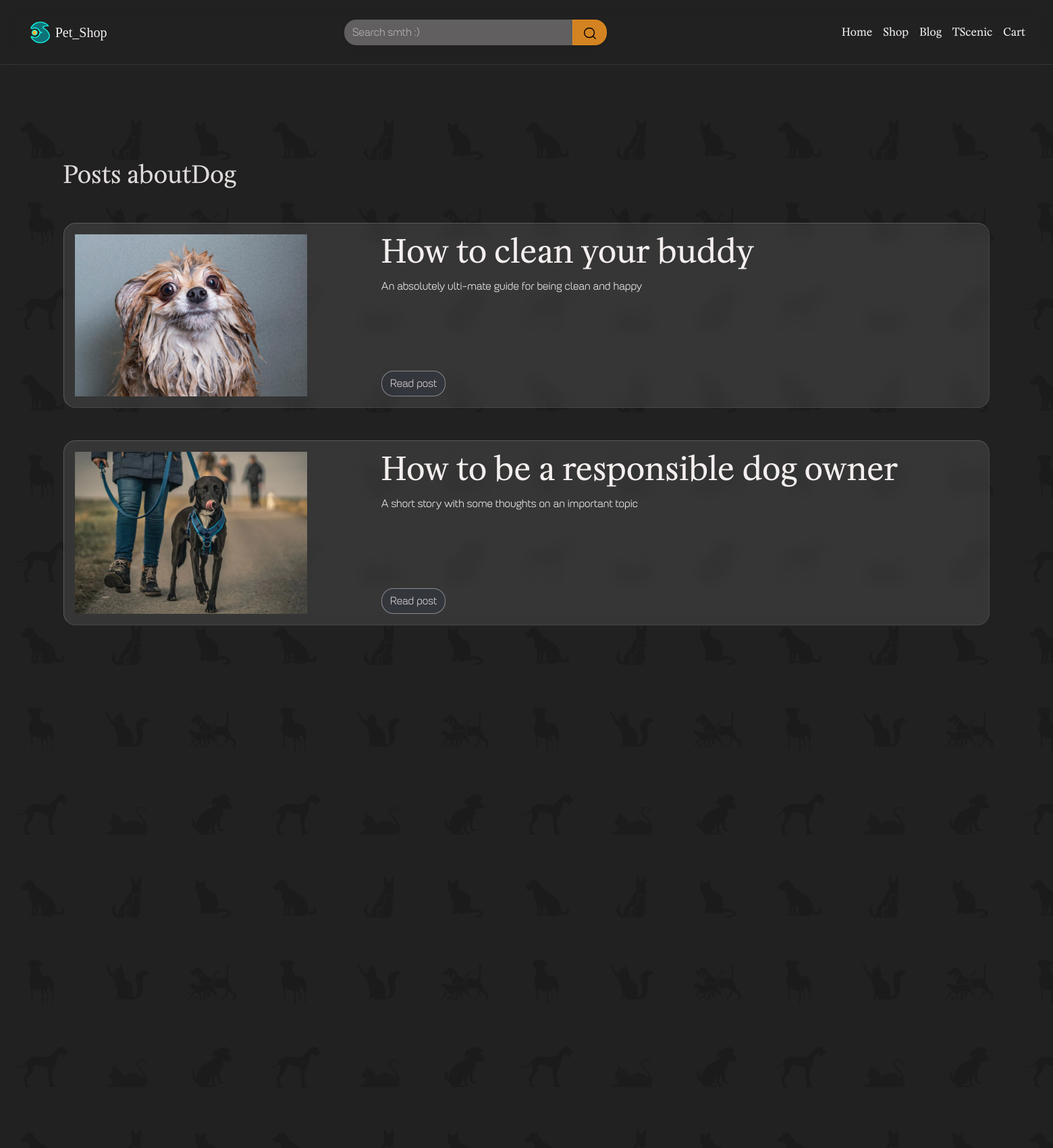
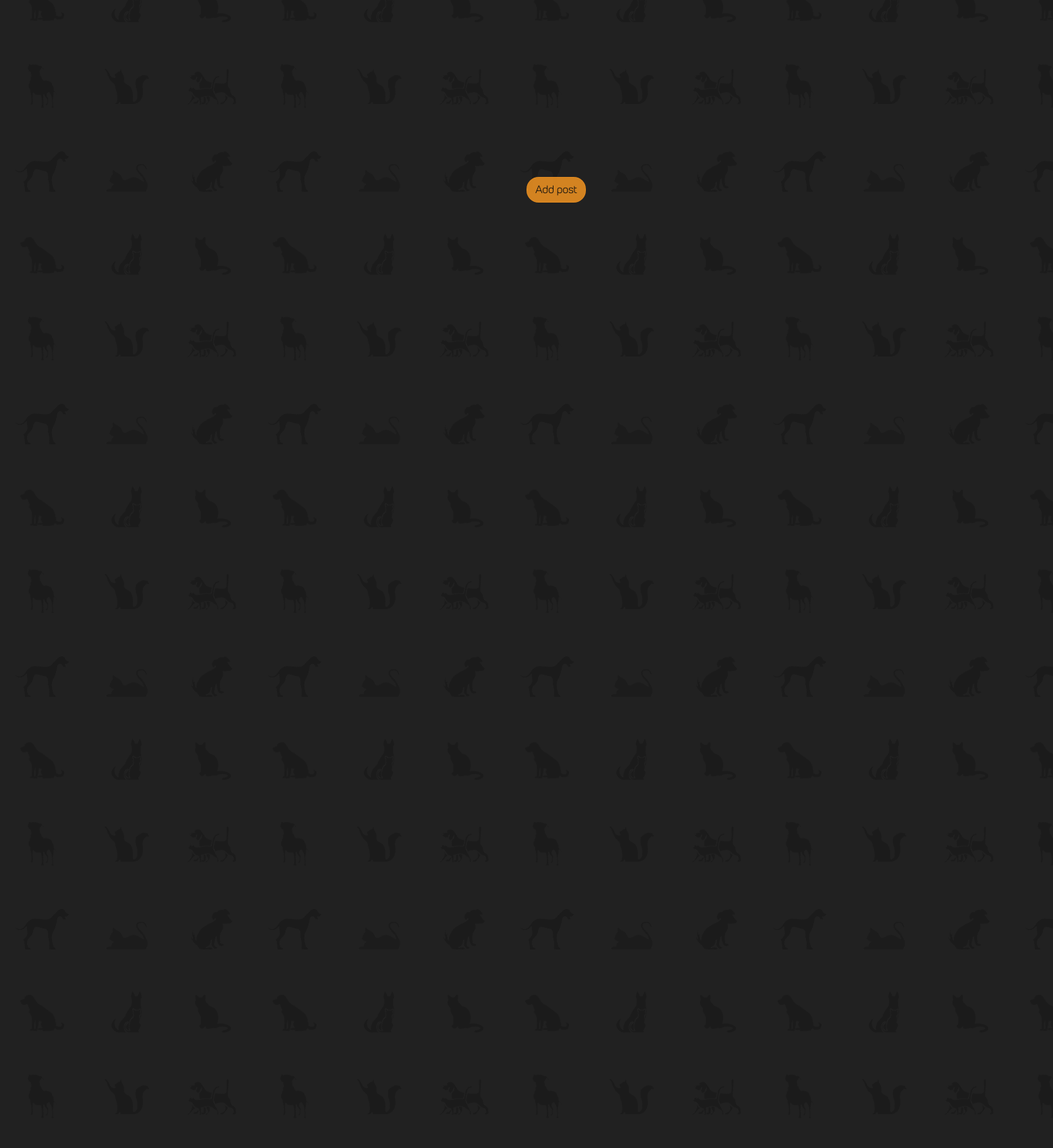
/tag/dog/ (signed in, upper part), run on the app's committed database (2 pictures, top to bottom).
### User/models.py (models this page shows, shortened)
class User(AbstractUser):
    profile_photo = models.ImageField(upload_to='avatars/%Y/%m/%d', blank=True,
                                      default='Images/default_avatar.webp',
                                      verbose_name='Avatar')
    user_slug = models.SlugField(unique=True)

### Blog/models.py (models this page shows, shortened)
class Post(models.Model):
    class Status(models.IntegerChoices):
        DRAFT = 0, 'Draft'
        PUBLISHED = 1, 'Published'
    author = models.ForeignKey(User, on_delete=models.CASCADE, related_name='author')
    title = models.CharField(max_length=50, db_index=True)
    slug = models.SlugField(max_length=75, unique=True, db_index=True, verbose_name='URL')
    main_photo = models.ImageField(upload_to='blog_photos/%Y/%m/%d',
                                   blank=True, verbose_name='Main photo')
    summary = models.TextField(max_length=255, db_index=True)
    content = models.TextField(db_index=True)
    time_create = models.DateTimeField(auto_now_add=True)
    time_updated = models.DateTimeField(auto_now=True)
    is_published = models.BooleanField(default=False)
    tags = models.ManyToManyField('PostTag', blank=True, related_name='tags')
    objects = models.Manager()
    published = PublishedManager()
    class Meta:
        ordering = ['-time_create']
        indexes = [
            models.Index(fields=['-time_create'])
        ]

### Blog/views.py (the view)
# urls.py: path('tag/<slug:tag_slug>/', views.TagView.as_view(), name='post_tags'),
class TagView(ListView):
    template_name = 'Blog/Tags.html'
    allow_empty = False
    def get_context_data(self, *, object_list=None, **kwargs):
        context = super().get_context_data(**kwargs)
        tag = get_tag(PostTag, self)
        context['title'] = 'Posts about' + tag.tag_name.title()
        return context
    def get_queryset(self):
        return get_posts_by_tag(get_published_posts(), self.kwargs['tag_slug'])

### Blog/services.py (called while the page is built)
def get_published_posts():
    return Post.objects.filter(is_published=True)

def get_tag(model, instance):
    return model.objects.get(tag_slug=instance.kwargs['tag_slug'])

def get_posts_by_tag(queryset, tag):
    return queryset.filter(tags__tag_slug=tag)

### Blog/templates/Blog/Tags.html (shortened to what this page needs)
{% extends 'base.html' %}
{% block content %}
    <div class="main_container min-vh-100 mt-5">
        <div class="main_block mt-5 mb-5">
        <h3>{{ title }}</h3>
            {% for p in object_list %}
                <div class="clearfix back-drop blog_post p-3 mt-5">
                    <div class="row">
                        <div class="col-4">
                            {% if p.main_photo %}
                                <img src="{{ p.main_photo.url }}" width="80%" style="max-height: 15rem; object-fit: cover" alt="">
                            {% endif %}
                        </div>
                        <div class="col-8 position-relative">
                            <h2>{{ p.title }}</h2>
                            <p>{{ p.summary }}</p>
                            <a class="btn position-absolute bottom-0" href="../../blog/{{ p.slug }}/">Read post</a>
                        </div>
                    </div>
                </div>
            {% endfor %}
        </div>
    </div>
{% endblock %}
{% block button %}
<a href="add_post/" class="btn btn-primary add_post_btn">Add post</a>
{% endblock %}

### templates/base.html (shortened to what this page needs)
<!DOCTYPE html>
<html lang="en">
<head>
    {% load static %}
    <link href="https://cdn.jsdelivr.net/npm/bootstrap@5.3.2/dist/css/bootstrap.min.css" rel="stylesheet"
>
    <link href={% static 'css/bootstrap_skin.css' %} rel="stylesheet" media="screen">
    <link href={% static 'css/skin_default.css' %} rel="stylesheet" media="screen">
</head>
<body>
<nav class="autohide navbar navbar-expand-lg sticky-top justify-content-between back-drop">
    <a class="nav-link active mx-4" href="#">
        <div class="row align-items-center m-2">
            <div class="col"><img src="{% static 'Images/favicon_lg.png' %}" style="height: 2rem"></div>
            <div class="col" style="margin-left: -1rem; margin-top: 1rem"><p class="fs-5"
                                                                             style="font-family: Judson,serif">
                Pet_Shop</p></div>
        </div>
    </a>
    <div class="d-none d-sm-block w-25 justify-content-center justify-content-center align-content-center mx-4">
        <div class="input-group">
            <input class="shadow-sm form-control main-btn-ps back-drop" type="search" placeholder="Search smth :)"
                   id="example-search-input">
            <button class="shadow-sm btn btn-primary search_btn" type="button" style="align-content: start">
                <img src="{% static 'Images/Search.svg' %}" style="width: 75%">
            </button>
        </div>
    </div>
    <div class="d-flex w-auto align-self-center mx-4" style="top: -1rem">
        <div class="collapse navbar-collapse align-content-center m-2" id="navbarSupportedContent">
            <ul class="navbar-nav me-auto mb-2 mb-lg-0 align-content-end">
                <li class="nav-item">
                    <a class="nav-link active" aria-current="page" href="/">Home</a>
                </li>
                <li class="nav-item">
                    <a class="nav-link active" aria-current="page" href="#">Shop</a>
                </li>
                <li class="nav-item">
                    <a class="nav-link active" aria-current="page" href="/blog">Blog</a>
                </li>
                <li class="nav-item">
                    {% if user.is_authenticated %}
                    <a class="nav-link active" aria-current="page" href="/accounts/profile">{{ user.username | capfirst }}</a>
                    {% else %}
                    <a class="nav-link active" aria-current="page" href="/login">User</a>
                    {% endif %}
                </li>
                <li class="nav-item">
                    <a class="nav-link active" aria-current="page" href="#">Cart</a>
                </li>
            </ul>
        </div>
    </div>
</nav>
<div class="wrapper_ps">
    <div class="content_ps">
        <img src={% static 'Images/Bg_tile_l.png' %} data-speed=".2" style="position: absolute; z-index: -5">
        {% block content %}{% endblock %}
    </div>
{% block button %}
{% endblock %}
</div>
</body>
</html>

### static/css/skin_default.css (style rules this page uses)
body { background-color: #212121; color: rgb(244, 239, 238); }
h2 { color: rgb(244, 239, 238); }
h3 { color: rgba(244, 239, 238, 0.9); }
a { color: rgba(13, 115, 119, 1) }
.back-drop { backdrop-filter: blur(10px); }
.blog_post { background-color: rgba(244, 239, 238, 0.1); border-top-color: rgba(244, 239, 238, 0.2); border-left-color: rgba(244, 239, 238, 0.2); border-right-color: rgba(244, 239, 238, 0.1); border-bottom-color: rgba(244, 239, 238, 0.1); }
.navbar { --bs-navbar-brand-color: rgba(244, 239, 238); --bs-navbar-active-color: rgba(244, 239, 238); --bs-navbar-color: none; --bs-navbar-toggler-border-color: none; border-bottom-color: rgba(244, 239, 238, 0.1); }
.nav-item { color: rgb(244, 239, 238); }
.form-control { color: rgb(244, 239, 238); background-color: rgba(244, 239, 238, 0.3); --bs-secondary-color: rgba(244, 239, 238, .6); }
.btn { --bs-btn-color: rgba(244, 239, 238, .85); --bs-btn-bg: rgba(41, 58, 128, .1); --bs-btn-border-color: rgba(244, 239, 238, .45); --bs-btn-hover-bg: rgba(83, 126, 197, .05); --bs-btn-hover-color: #D2FFFA; --bs-btn-hover-border-color: rgba(244, 239, 238, .45); --bs-btn-active-color: rgba(244, 239, 238, .45); --bs-btn-active-bg: rgba(41, 58, 128, .2); --bs-btn-disabled-bg: none; --bs-btn-disabled-color: rgba(41, 58, 128); --bs-btn-disabled-border-color: rgba(41, 58, 128); border-radius: 1.125rem; }
.btn-primary { background-color: rgba(243, 148, 34, 0.85); --bs-btn-color: #101010; --bs-btn-bg: rgba(243, 148, 34, .85); --bs-btn-hover-bg: rgba(243, 148, 34, .75); --bs-btn-border-color: rgba(243, 148, 34, .45); --bs-btn-hover-color: #101010; --bs-btn-hover-border-color: rgba(244, 239, 238, .45); --bs-btn-active-color: #101010; --bs-btn-active-bg: rgba(243, 148, 34); --bs-btn-active-border-color: rgba(243, 148, 34, .25); --bs-btn-disabled-bg: none; --bs-btn-disabled-color: rgba(243, 148, 34, .55); --bs-btn-disabled-border-color: rgba(243, 148, 34, .55); }

### data on the page
User: username "TScenic"
Post: main_photo (picture), title "How to clean your buddy", summary "An absolutely ulti-mate guide for being clean and happy"
Post: main_photo (picture), title "How to be a responsible dog owner", summary "A short story with some thoughts on an important topic"

### other printed values
{{ title }} "Posts aboutDog"
